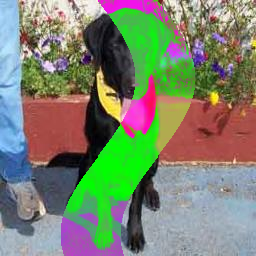
//> input picture prueba-practica/mis_instrucciones/Estudiante_19_VarD_EXAMEN.png, 256 x 256 px
$ ./calibradorfuerzabruta   (built with g++ and OpenCV 4)
//> lines starting //> are read from the running program, lines starting //| are printed output that depends on the picture; after the words box and inside, x2 and y2 are one past the last pixel; in counts of white or black regions, pixels touching at a corner belong together
//> further down, imagen is the input picture: 256 rows x 256 cols, CV_8UC3; mean B, G, R 109.8, 131.5, 123.5
#include <iostream>
#include <opencv2/opencv.hpp>

using namespace std;
using namespace cv;

int valGMin = 180;
int valGRBMax = 100;
int valPurezaV = 50;

int valRBMin = 180;
int valMGMax = 100;
int valPurezaM = 50;

Mat imagen;

void onTrackbar(int, void*) {
    Mat mascara = Mat::zeros(imagen.size(), CV_8UC1);
    Mat visualizacion = imagen.clone();

    for (int y = 0; y < imagen.rows; y++) {
        for (int x = 0; x < imagen.cols; x++) {
            Vec3b pixel = imagen.at<Vec3b>(y, x);
            int b = pixel[0];
            int g = pixel[1];
            int r = pixel[2];

            bool esVerde = false;
            bool esMagenta = false;

            if (g > valGMin && r < valGRBMax && b < valGRBMax) {
                if ((g - r) > valPurezaV && (g - b) > valPurezaV) {
                    esVerde = true;
                }
            }

            if (r > valRBMin && b > valRBMin && g < valMGMax) {
                if ((r - g) > valPurezaM && (b - g) > valPurezaM) {
                    esMagenta = true;
                }
            }

            if (esVerde || esMagenta) {
                mascara.at<uchar>(y, x) = 255;
                visualizacion.at<Vec3b>(y, x) = Vec3b(0, 255, 0);
            }
        }
    }
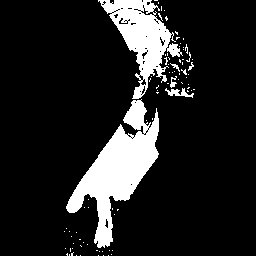
//> mascara: 256 rows x 256 cols, CV_8UC1; 13.5% white; 85 white regions (79 under 20 px), largest, box (x1, y1, x2, y2) and area: (66, 99, 159, 248) 5250, (98, 0, 183, 99) 3178, (165, 88, 194, 98) 127, (170, 76, 177, 88) 42, (170, 63, 180, 72) 28, (188, 62, 194, 71) 22
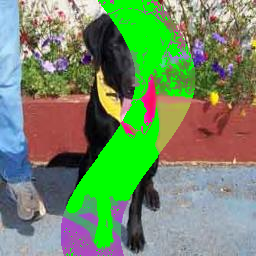
//> visualizacion: 256 rows x 256 cols, CV_8UC3; 13.43% of pixels changed, all inside (x1, y1, x2, y2) = (64, 0, 195, 256)

    imshow("Mascara", mascara);
    imshow("Visualizacion", visualizacion);
}

int main(int argc, char** argv) {
    string nombreImagen = (argc > 1) ? argv[1] : "Estudiante_19_VarD_EXAMEN.png";
    imagen = imread(nombreImagen);

    if (imagen.empty()) {
        return -1;
    }

    namedWindow("Controles", WINDOW_AUTOSIZE);

    createTrackbar("Verde Min (G)", "Controles", &valGMin, 255, onTrackbar);
    createTrackbar("Verde Ruido Max (RB)", "Controles", &valGRBMax, 255, onTrackbar);
    createTrackbar("Verde Pureza (Diff)", "Controles", &valPurezaV, 150, onTrackbar);

    createTrackbar("Mag Min (RB)", "Controles", &valRBMin, 255, onTrackbar);
    createTrackbar("Mag Ruido Max (G)", "Controles", &valMGMax, 255, onTrackbar);
    createTrackbar("Mag Pureza (Diff)", "Controles", &valPurezaM, 150, onTrackbar);

    onTrackbar(0, 0);

    waitKey(0);
    return 0;
}

$ run again, with prueba-practica/mis_instrucciones/Estudiante_19_VarD_Ejemplo_In.png copied over prueba-practica/mis_instrucciones/Estudiante_19_VarD_EXAMEN.png
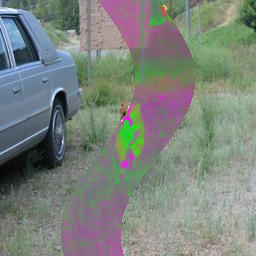
//> input picture prueba-practica/mis_instrucciones/Estudiante_19_VarD_Ejemplo_In.png, 256 x 256 px
//> imagen is the input picture: 256 rows x 256 cols, CV_8UC3; mean B, G, R 124.2, 131.3, 123.9
//> after the loop in onTrackbar, `for (int y = 0; y < imagen.rows; y++)`:
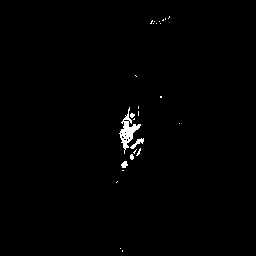
//> mascara: 256 rows x 256 cols, CV_8UC1; 0.8% white; 26 white regions (23 under 20 px), largest, box (x1, y1, x2, y2) and area: (119, 107, 141, 154) 328, (130, 138, 144, 149) 57, (121, 161, 128, 168) 34
//> after the loop in onTrackbar, `for (int y = 0; y < imagen.rows; y++)`:
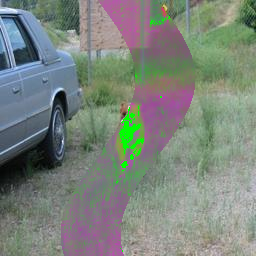
//> visualizacion: 256 rows x 256 cols, CV_8UC3; 0.8% of pixels changed, all inside (x1, y1, x2, y2) = (116, 16, 180, 252)
